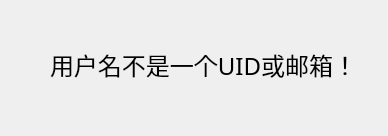
<?xml version="1.0" encoding="UTF-8"?>
<ui version="4.0">
 <class>warning</class>
 <widget class="QDialog" name="warning">
  <property name="geometry">
   <rect>
    <x>0</x>
    <y>0</y>
    <width>388</width>
    <height>136</height>
   </rect>
  </property>
  <property name="windowTitle">
   <string>Dialog</string>
  </property>
  <widget class="QLabel" name="label">
   <property name="geometry">
    <rect>
     <x>50</x>
     <y>20</y>
     <width>301</width>
     <height>91</height>
    </rect>
   </property>
   <property name="font">
    <font>
     <family>等线 Light</family>
     <pointsize>18</pointsize>
    </font>
   </property>
   <property name="text">
    <string>&lt;html&gt;&lt;head/&gt;&lt;body&gt;&lt;p&gt;用户名不是一个UID或邮箱！&lt;/p&gt;&lt;/body&gt;&lt;/html&gt;</string>
   </property>
   <property name="textFormat">
    <enum>Qt::AutoText</enum>
   </property>
  </widget>
 </widget>
 <resources/>
 <connections/>
</ui>
